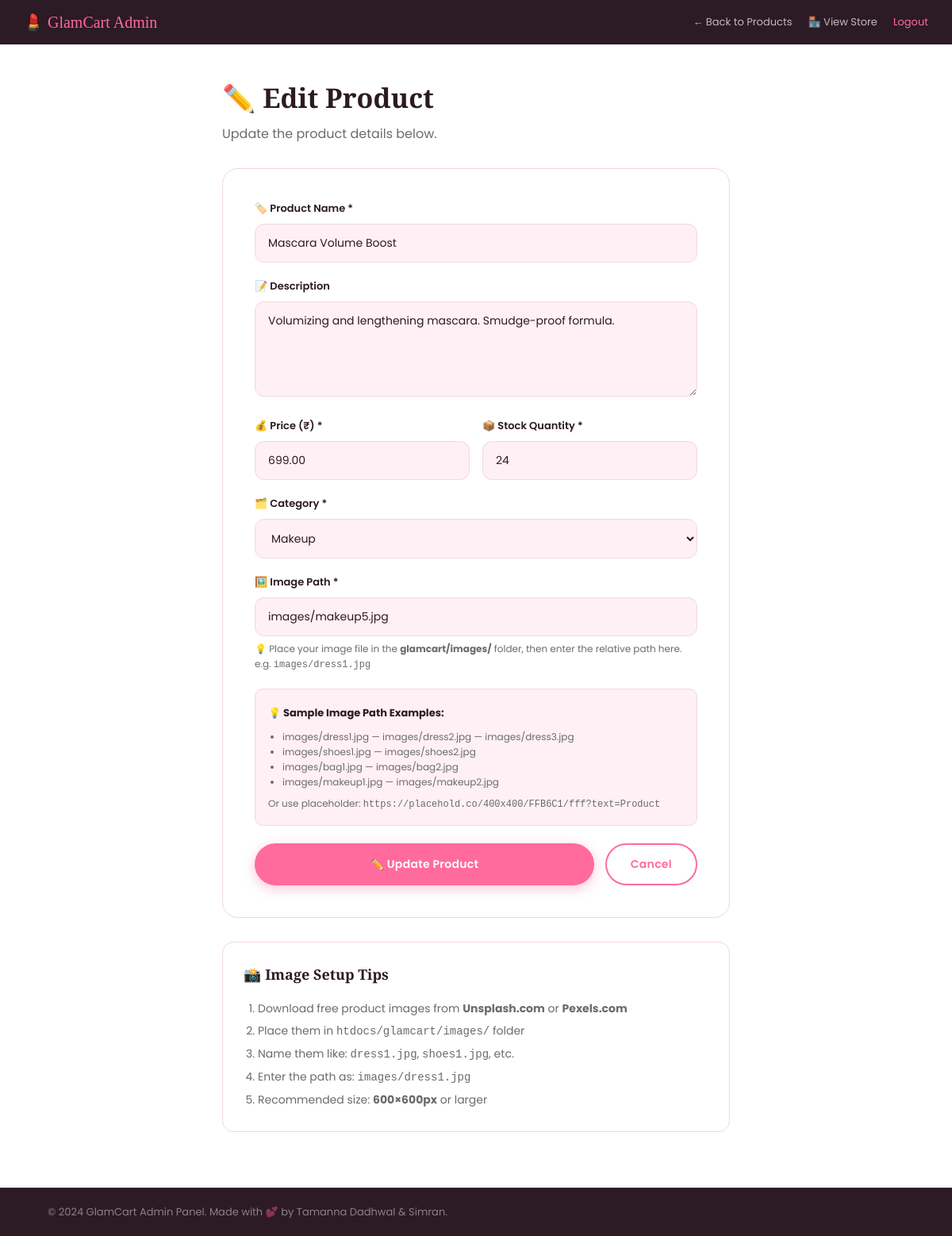
Page /add_product.php?edit=19 (signed in) on the committed database.
### tables this page shows
CREATE TABLE IF NOT EXISTS products (
    id INT AUTO_INCREMENT PRIMARY KEY,
    name VARCHAR(200) NOT NULL,
    description TEXT,
    price DECIMAL(10,2) NOT NULL,
    image VARCHAR(255) NOT NULL,
    category_id INT,
    stock INT DEFAULT 10,
    created_at TIMESTAMP DEFAULT CURRENT_TIMESTAMP,
    FOREIGN KEY (category_id) REFERENCES categories(id) ON DELETE SET NULL
);

CREATE TABLE IF NOT EXISTS categories (
    id INT AUTO_INCREMENT PRIMARY KEY,
    name VARCHAR(100) NOT NULL
);

### add_product.php (the view, shortened to what this page needs)
<?php
require_once 'db.php';
$editing    = false;
$edit_data  = null;
$edit_id    = 0;
if (isset($_GET['edit']) && is_numeric($_GET['edit'])) {
    $edit_id = (int)$_GET['edit'];
    $res     = mysqli_query($conn, "SELECT * FROM products WHERE id = $edit_id LIMIT 1");
    if (mysqli_num_rows($res) > 0) {
        $edit_data = mysqli_fetch_assoc($res);
        $editing   = true;
    }
}
$categories = [];
$cat_result = mysqli_query($conn, "SELECT * FROM categories ORDER BY name");
while ($cat = mysqli_fetch_assoc($cat_result)) {
    $categories[] = $cat;
}
?>
<!DOCTYPE html>
<html lang="en">
<head>
    <link rel="stylesheet" href="style.css">
</head>
<body>
<div style="background:var(--dark);color:white;padding:12px 30px;display:flex;justify-content:space-between;align-items:center;">
    <span style="font-family:var(--font-head);font-size:20px;color:var(--pink);">💄 GlamCart Admin</span>
    <div style="display:flex;gap:20px;font-size:13px;">
        <a href="admin.php?tab=products" style="color:rgba(255,255,255,0.7);">← Back to Products</a>
        <a href="index.php" style="color:rgba(255,255,255,0.7);">🏪 View Store</a>
        <a href="logout.php" style="color:var(--pink);">Logout</a>
    </div>
</div>
<div class="section" style="max-width:760px;padding-top:40px;">
    <div style="margin-bottom:30px;">
        <h1 style="font-family:var(--font-head);font-size:34px;color:var(--dark);">
            <?php echo $editing ? '✏️ Edit Product' : '➕ Add New Product'; ?>
        </h1>
        <p style="color:var(--gray);margin-top:6px;">
            <?php echo $editing ? 'Update the product details below.' : 'Fill in the details to add a new product to the store.'; ?>
        </p>
    </div>
    <div class="add-product-form">
        <form method="POST" action="add_product.php<?php echo $editing ? "?edit=$edit_id" : ''; ?>">
            <div class="form-group">
                <label>🏷️ Product Name *</label>
                <input type="text" name="name"
                       placeholder="e.g. Floral Summer Dress"
                       value="<?php echo $editing ? htmlspecialchars($edit_data['name']) : (isset($_POST['name']) ? htmlspecialchars($_POST['name']) : ''); ?>"
                       required>
            </div>
            <div class="form-group">
                <label>📝 Description</label>
                <textarea name="description" placeholder="Write a brief product description..." rows="4"><?php
                    echo $editing ? htmlspecialchars($edit_data['description']) : (isset($_POST['description']) ? htmlspecialchars($_POST['description']) : '');
                ?></textarea>
            </div>
            <div class="form-row">
                <div class="form-group">
                    <label>💰 Price (₹) *</label>
                    <input type="number" name="price" step="0.01" min="0"
                           placeholder="e.g. 1299.00"
                           value="<?php echo $editing ? $edit_data['price'] : (isset($_POST['price']) ? $_POST['price'] : ''); ?>"
                           required>
                </div>
                <div class="form-group">
                    <label>📦 Stock Quantity *</label>
                    <input type="number" name="stock" min="0"
                           placeholder="e.g. 20"
                           value="<?php echo $editing ? $edit_data['stock'] : (isset($_POST['stock']) ? $_POST['stock'] : '10'); ?>">
                </div>
            </div>
            <div class="form-group">
                <label>🗂️ Category *</label>
                <select name="category_id" required>
                    <?php foreach ($categories as $cat): ?>
                        <option value="<?php echo $cat['id']; ?>"
                            <?php
                            $selected_cat = $editing ? $edit_data['category_id'] : (isset($_POST['category_id']) ? $_POST['category_id'] : 0);
                            echo ($selected_cat == $cat['id']) ? 'selected' : '';
                            ?>>
                            <?php echo htmlspecialchars($cat['name']); ?>
                        </option>
                    <?php endforeach; ?>
                </select>
            </div>
            <div class="form-group">
                <label>🖼️ Image Path *</label>
                <input type="text" name="image_path"
                       placeholder="e.g. images/dress1.jpg"
                       value="<?php echo $editing ? htmlspecialchars($edit_data['image']) : (isset($_POST['image_path']) ? htmlspecialchars($_POST['image_path']) : ''); ?>">
                <small style="color:var(--gray);font-size:12px;margin-top:6px;display:block;">
                    💡 Place your image file in the <strong>glamcart/images/</strong> folder, then enter the relative path here.
                    e.g. <code>images/dress1.jpg</code>
                </small>
            </div>
            <div style="background:var(--pink-pale);border:1px solid var(--border);border-radius:10px;padding:16px;margin-bottom:22px;">
                <strong style="font-size:13px;">💡 Sample Image Path Examples:</strong>
                <ul style="margin-top:8px;font-size:12px;color:var(--gray);list-style:disc;padding-left:18px;">
                    <li>images/dress1.jpg — images/dress2.jpg — images/dress3.jpg</li>
                    <li>images/shoes1.jpg — images/shoes2.jpg</li>
                    <li>images/bag1.jpg — images/bag2.jpg</li>
                    <li>images/makeup1.jpg — images/makeup2.jpg</li>
                </ul>
                <p style="font-size:12px;color:var(--gray);margin-top:8px;">
                    Or use placeholder: <code>https://placehold.co/400x400/FFB6C1/fff?text=Product</code>
                </p>
            </div>
            <div style="display:flex;gap:14px;">
                <button type="submit" class="btn btn-primary" style="flex:1;justify-content:center;">
                    <?php echo $editing ? '✏️ Update Product' : '➕ Add Product'; ?>
                </button>
                <a href="admin.php?tab=products" class="btn btn-outline" style="flex:0 0 auto;">Cancel</a>
            </div>
        </form>
    </div>
    <div style="margin-top:30px;background:white;border:1px solid var(--border);border-radius:14px;padding:26px;">
        <h3 style="font-family:var(--font-head);font-size:18px;margin-bottom:14px;">📸 Image Setup Tips</h3>
        <ol style="font-size:14px;color:var(--gray);line-height:2;padding-left:18px;">
            <li>Download free product images from <strong>Unsplash.com</strong> or <strong>Pexels.com</strong></li>
            <li>Place them in <code>htdocs/glamcart/images/</code> folder</li>
            <li>Name them like: <code>dress1.jpg</code>, <code>shoes1.jpg</code>, etc.</li>
            <li>Enter the path as: <code>images/dress1.jpg</code></li>
            <li>Recommended size: <strong>600×600px</strong> or larger</li>
        </ol>
    </div>
</div>
<footer>
    <div class="footer-bottom" style="max-width:100%;border-top:1px solid rgba(255,255,255,0.08);padding:20px 60px;">
        <p>© 2024 GlamCart Admin Panel. Made with 💕 by Tamanna Dadhwal & Simran.</p>
    </div>
</footer>
</body>
</html>

### style.css (style rules this page uses)
:root { --pink: #FF6B9D; --pink-dark: #E0527F; --pink-light: #FFE4EF; --pink-pale: #FFF0F6; --rose: #FF3E7F; --gold: #C9A96E; --dark: #2C1A24; --gray: #6B6B6B; --light-gray: #F7F7F7; --white: #FFFFFF; --border: #F0D6E4; --shadow: 0 4px 20px rgba(255,107,157,0.15); --shadow-lg: 0 8px 40px rgba(255,107,157,0.2); --radius: 12px; --radius-lg: 20px; --font-head: 'Playfair Display', serif; --font-body: 'Poppins', sans-serif; --transition: all 0.3s ease; }
*, *::before, *::after { box-sizing: border-box; margin: 0; padding: 0; }
html { scroll-behavior: smooth; }
body { font-family: var(--font-body); background: var(--white); color: var(--dark); line-height: 1.6; min-height: 100vh; display: flex; flex-direction: column; }
a { text-decoration: none; color: inherit; transition: var(--transition); }
ul { list-style: none; }
input, textarea, select, button { font-family: var(--font-body); }
.btn { display: inline-flex; align-items: center; gap: 8px; padding: 13px 30px; border-radius: 50px; font-size: 14px; font-weight: 600; cursor: pointer; border: none; transition: var(--transition); letter-spacing: 0.3px; }
.btn-primary { background: var(--pink); color: var(--white); box-shadow: 0 4px 15px rgba(255,107,157,0.4); }
.btn-outline { background: transparent; color: var(--pink); border: 2px solid var(--pink); }
.section { padding: 70px 60px; max-width: 1400px; margin: 0 auto; width: 100%; }
.form-group { margin-bottom: 20px; }
.form-group label { display: block; font-size: 13px; font-weight: 600; color: var(--dark); margin-bottom: 8px; }
.form-group input, .form-group select, .form-group textarea { width: 100%; padding: 13px 16px; border: 1.5px solid var(--border); border-radius: var(--radius); font-size: 14px; color: var(--dark); background: var(--pink-pale); transition: var(--transition); outline: none; }
.form-group textarea { resize: vertical; min-height: 120px; }
.form-row { display: grid; grid-template-columns: 1fr 1fr; gap: 16px; }
.add-product-form { background: white; border-radius: var(--radius-lg); padding: 40px; border: 1px solid var(--border); max-width: 700px; }
footer { background: var(--dark); color: white; margin-top: auto; }
.footer-bottom { border-top: 1px solid rgba(255,255,255,0.08); padding: 20px 60px; max-width: 1400px; margin: 0 auto; display: flex; justify-content: space-between; align-items: center; font-size: 13px; color: rgba(255,255,255,0.45); }

### rows in the picture
products: name "Mascara Volume Boost", description "Volumizing and lengthening mascara. Smudge-proof formula.", price "699.00", stock "24", category_id "Makeup", image_path "images/makeup5.jpg"
